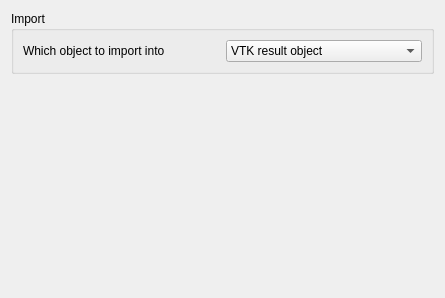
<?xml version="1.0" encoding="UTF-8"?>
<ui version="4.0">
 <class>FemGui::DlgSettingsFemInOutVtk</class>
 <widget class="QWidget" name="FemGui::DlgSettingsFemInOutVtk">
  <property name="geometry">
   <rect>
    <x>0</x>
    <y>0</y>
    <width>445</width>
    <height>298</height>
   </rect>
  </property>
  <property name="windowTitle">
   <string>VTK</string>
  </property>
  <property name="toolTip">
   <string/>
  </property>
  <layout class="QGridLayout" name="gridLayout_4">
   <item row="1" column="0">
    <spacer name="verticalSpacer">
     <property name="orientation">
      <enum>Qt::Vertical</enum>
     </property>
     <property name="sizeHint" stdset="0">
      <size>
       <width>20</width>
       <height>82</height>
      </size>
     </property>
    </spacer>
   </item>
   <item row="0" column="0">
    <widget class="QGroupBox" name="groupBox">
     <property name="title">
      <string>Import</string>
     </property>
     <layout class="QGridLayout" name="gridLayout_3">
      <item row="0" column="1">
       <layout class="QGridLayout" name="girdLayout">
        <item row="0" column="0">
         <widget class="QLabel" name="label1">
          <property name="text">
           <string>Which object to import into</string>
          </property>
         </widget>
        </item>
        <item row="0" column="1">
         <widget class="Gui::PrefComboBox" name="comboBoxVtkImportObject">
          <property name="toolTip">
           <string>How to import VTK files: VTK result object: mesh and results will be imported into a FreeCAD FEM pipline object, FEM mesh object: mesh will be imported into a FreeCAD FEM mesh object, FreeCAD result object: mesh and results will be imported into a FreeCAD FEM result object (because the result component names have to fit with the FreeCAD result object, this might proper work only on VTK files exported from FreeCAD)</string>
          </property>
          <property name="statusTip">
           <string/>
          </property>
          <property name="whatsThis">
           <string>Choose in which object to import into</string>
          </property>
          <property name="currentIndex">
           <number>0</number>
          </property>
          <property name="prefEntry" stdset="0">
           <string>ImportObject</string>
          </property>
          <property name="prefPath" stdset="0">
           <string>Mod/Fem/InOutVtk</string>
          </property>
          <item>
           <property name="text">
            <string>VTK result object</string>
           </property>
          </item>
          <item>
           <property name="text">
            <string>FEM mesh object</string>
           </property>
          </item>
          <item>
           <property name="text">
            <string>FreeCAD result object</string>
           </property>
          </item>
          <item>
           <property name="text">
            <string/>
           </property>
          </item>
         </widget>
        </item>
       </layout>
      </item>
     </layout>
    </widget>
   </item>
  </layout>
 </widget>
 <customwidgets>
  <customwidget>
   <class>Gui::PrefComboBox</class>
   <extends>QComboBox</extends>
   <header>Gui/PrefWidgets.h</header>
  </customwidget>
 </customwidgets>
 <resources/>
 <connections/>
</ui>
